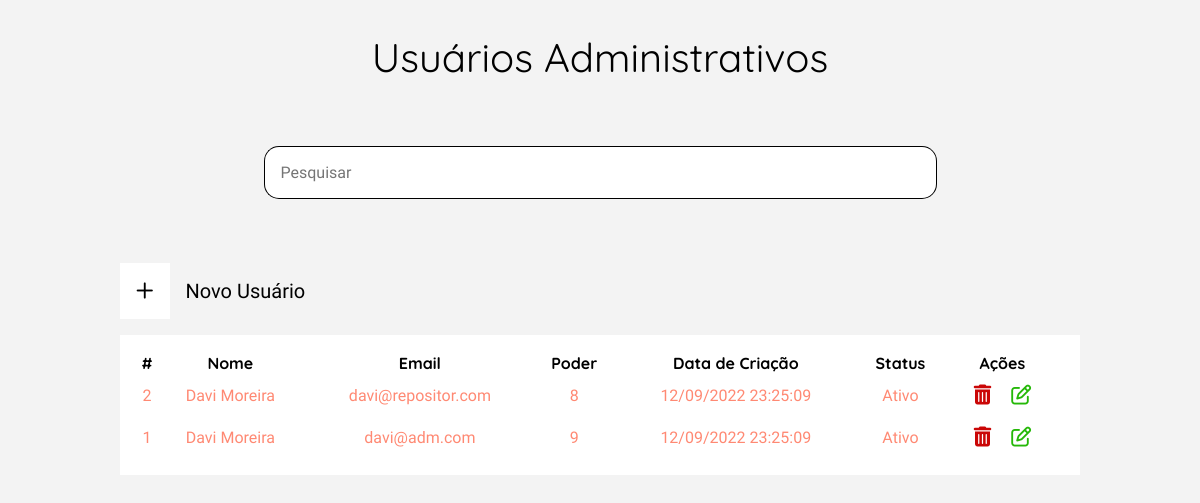
The page /view/listUsuariosADM.php on the database as committed earlier.
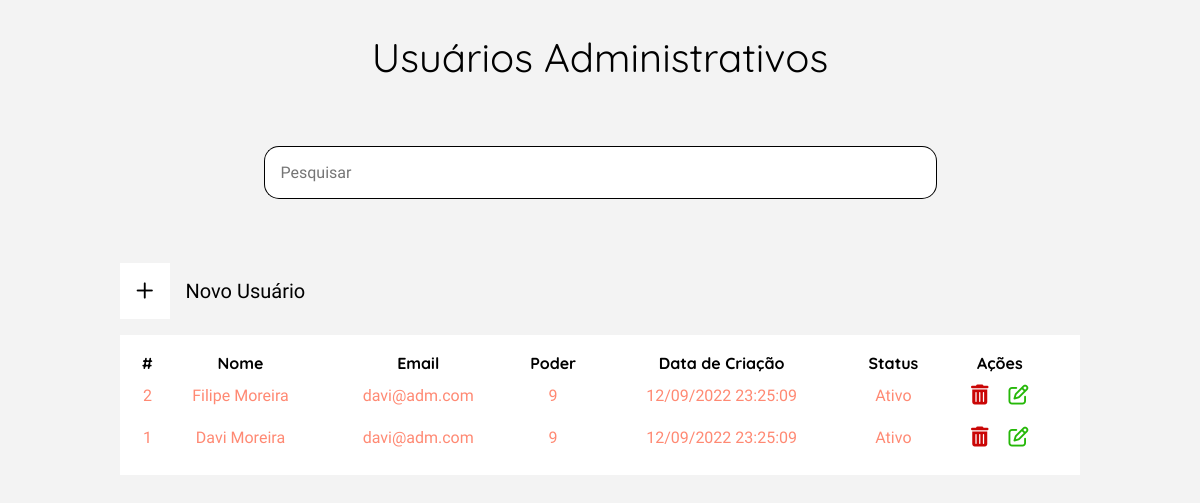
The same page on the database as committed later.
### tables this page shows
CREATE TABLE adm_administrador(
	id_adm INT AUTO_INCREMENT NOT NULL PRIMARY KEY,
	nome_adm VARCHAR(300) NOT NULL COMMENT 'nome do administrador',
	email_adm VARCHAR(300) NOT NULL COMMENT 'email do administrador',
	senha_adm VARCHAR(64) NOT NULL COMMENT 'senha em sha256',
	poder_adm INT(1) NOT NULL COMMENT  'abrangencia do usuario no sistema',
	status INT(1) NOT NULL COMMENT '1 - ativo; 0 - inativo',
	data_reg_adm DATETIME DEFAULT CURRENT_TIMESTAMP NOT NULL  COMMENT 'data e hora do registro'
);

### model/conexao.class.php (called while the page is built, shortened)
<?php
class Conexao{
    public function __construct(){
        try{
            $this->pdo = new PDO("mysql:dbname=2ucase_bd2;host=localhost","root","");
        }catch(PDOException $e){
            echo "Erro com banco de dados: " . $e->getMessage() . "<br>";
            exit();
        }catch(Exception $e){
            echo "Erro generico: " . $e->getMessage() . "<br>";
            exit();
        }
    }
}
?>

### model/Manager.class.php (called while the page is built, shortened)
<?php
require_once 'Conexao.class.php';
class Manager extends Conexao {
	public function listClient($table, $columnName) {
        $cmd = $this->pdo->query("SELECT * FROM {$table} ORDER by {$columnName} DESC");
        $res = $cmd->fetchAll(PDO::FETCH_ASSOC);
        return $res;
	}
}

### view/listUsuariosADM.php (the view, shortened to what this page needs)
<?php
require_once "../model/Manager.class.php";
$manager = new Manager();
$resultListUsuarios = $manager->listClient('adm_administrador', 'id_adm');
?>
<!DOCTYPE html>
<html lang="pt-br">
<head>
    <?php require_once "../config/config.php"; ?>
    <link rel="stylesheet" href="../assets/css/usuariosADM.css">
</head>
<body id="body-margin">
    <main class="container-produto">
        <h1>Usuários Administrativos</h1>
        <article class="container-pesquisa">
            <form action="../controller/ControllerUsuariosADM.php" method="POST">
                <div class="input-pesquisa">
                    <input type="text" name="searchBarUsuarios" placeholder="Pesquisar" id="pesquisar-input">
                    <input type="submit" value="">
                </div>
            </form>
        </article>
        <section class="container-tabela-filter">
            <section class="container-filters">
                <button id="btn-new-produto" onclick="window.location.href='./CRUDAddUsuario.php'">
                    <div class="icon-container">
                        <i class="fa-regular fa-plus"></i>
                    </div>
                    Novo Usuário
                </button>
            </section>
            <section class="container-tabela">
                <table class="table-clientes">
                    <tr>
                        <th>#</th>
                        <th>Nome</th>
                        <th>Email</th>
                        <th>Poder</th>
                        <th>Data de Criação</th>
                        <th>Status</th>
                        <th>Ações</th>
                    </tr>
                    <?php
                    if (count($resultListUsuarios) > 0) :
                        for ($i = 0; $i < count($resultListUsuarios); $i++) :
                            $timestamp = strtotime($resultListUsuarios[$i]["data_reg_adm"]);
                            $newDate = date("d-m-Y H:i:s", $timestamp);
                            $dateExib = str_replace('-', '/', $newDate)
                    ?>
                            <tr>
                                <td><?= $resultListUsuarios[$i]['id_adm'] ?></td>
                                <td><?= $resultListUsuarios[$i]['nome_adm'] ?></td>
                                <td><?= $resultListUsuarios[$i]['email_adm'] ?></td>
                                <td><?= $resultListUsuarios[$i]['poder_adm'] ?></td>
                                <td><?= $dateExib ?></td>
                                <td><?= $resultListUsuarios[$i]['status'] == 1 ? "Ativo" : "Inativo" ?></td>
                                <td id="btn-actions">
                                    <button id="delete-prod" onclick="window.location.href='../controller/ControllerUsuariosADM.php?id=<?= $resultListUsuarios[$i]['id_adm'] ?>&action=deleteUserADM'">
                                        <i class="fa-solid fa-trash-can"></i>
                                    </button>
                                    <button id="edit-prod" onclick="window.location.href='./CRUDEditUsuarioADM.php?id=<?= $resultListUsuarios[$i]['id_adm'] ?>'">
                                        <i class="fa-regular fa-pen-to-square"></i>
                                    </button>
                                </td>
                            </tr>
                    <?php
                        endfor;
                    else :
                        echo "<td style='margin-top: 20px;' colspan=7>Dados não encontrados!</td>";
                    endif;
                    ?>
                </table>
            </section>
        </section>
    </main>
</body>
</html>

Rows that differ between the two databases and show on the page:
changed adm_administrador id 2: nome_adm "Davi Moreira" → "Filipe Moreira"; email_adm "davi@repositor.com" → "davi@adm.com"; poder_adm "8" → "9"
